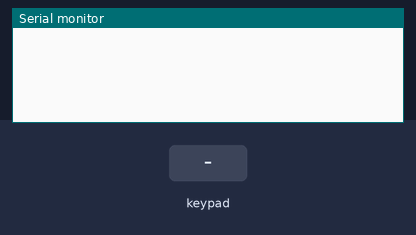
A sketch run on a simulated Arduino Mega 2560, built with avr-gcc and run on an emulated ATmega2560. Parts: the last lines printed to the serial monitor. Wiring (inferred from the names in the program): 4×3 keypad with keys 1 2 3 4 5 6 7 8 9 * 0 #: rows pin 24, pin 26, pin 28, pin 30; columns pin 39, pin 41, pin 43. Inputs (shaded band) come from the test bench.

Above: at 1.2 s.
1.3 s: key '1' pressed
At 2.2 s:
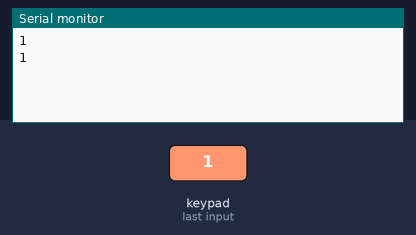
2.9 s: keypad keys 2 4 2 6 2 8 3 0 # pressed 0.4 s apart
At 7.6 s:
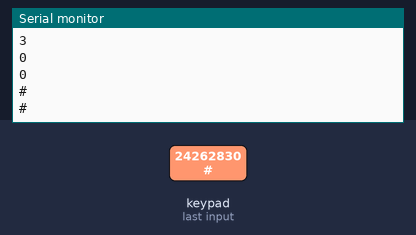
8.0 s: key '*' pressed
At 8.8 s:
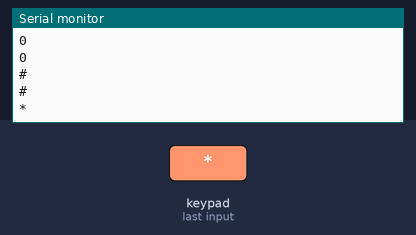
9.6 s: keypad keys 3 9 4 1 4 3 pressed 0.4 s apart
At 12.9 s:
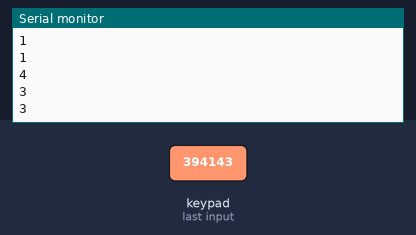
Timing chart, 0 to 14.4 s (numbered marks = the images above; inputs shaded):
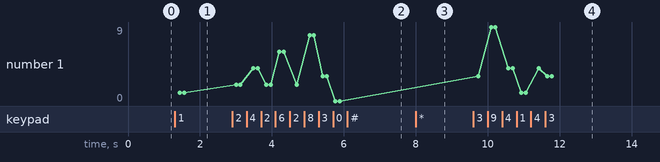

Measured:
- after the input at 1.3 s, the serial monitor: prints a new line after 0.14 s (image 1)
- after the input at 2.9 s, the serial monitor: prints a new line after 0.10 s (image 2)
- after the input at 8.0 s, the serial monitor: prints a new line after 0.17 s (image 3)
- after the input at 9.6 s, the serial monitor: prints a new line after 0.13 s (image 4)
- plotted number 1: 1 → 0 after the input at 2.9 s, 0 → 3 after the input at 9.6 s

The sketch:

teclado_matricial_4_3_pulldown_filas.ino
```cpp
const byte Filas = 4; //constante para filas
const byte Cols = 3; //constante para columnas

byte Pins_Filas[] = {24, 26, 28, 30}; //Nros de pins de filas
byte Pins_Cols[] = {39, 41, 43}; //Nros de pins de columnas

byte i=0, Nro_Fila=0, Nro_Col = 0, estado = 0, j=0;

char Teclas [ Filas ][ Cols ] =
    {
        {'1','2','3'},
        {'4','5','6'},
        {'7','8','9'},
        {'*','0','#'}
     };

void setup() {
  Serial.begin(9600) ;  //Defino la salida para ver el output
  setupTeclado();
}

void loop() {
  inicializoTeclado();
  lecturaTeclado();
  if (Nro_Fila != 255 && Nro_Col != 255){ //Verifico si tengo alguna tecla pulsada
   Serial.println(Teclas[Nro_Fila][Nro_Col]);
    }
}

void setupTeclado(){
  for (i=0; i < Filas;i++){ //Defino los pines de filas como entrada
    pinMode(Pins_Filas[i], INPUT);
  }
  for (i=0; i < Cols;i++){ //Defino los pines de columnas como salida
    pinMode(Pins_Cols[i], OUTPUT);
  }
}

void inicializoTeclado(){
  estado = 0;
  Nro_Fila = 255;
  Nro_Col = 255;//Coloco un valor limite para detectar cuando no hay teclas presionadas
  for (i=0; i < Cols;i++){ //Inicializo las columnas
  digitalWrite(Pins_Cols[i], LOW);
  }
}

void lecturaTeclado(){
  for (i=0; i < Cols;i++){
    digitalWrite(Pins_Cols[i], HIGH); //Seteo el indice verificador
    for (j=0; j < Filas;j++){ //Recorro las filas buscando
      estado = digitalRead(Pins_Filas[j]);
      if (estado == 1){ //Si esta en contacto guardo el nro de columna y fila
        Nro_Col=i;
        Nro_Fila=j;
        }
      delay(10);
      }
    digitalWrite(Pins_Cols[i],LOW); //Vuelvo a estado 0 la columna
  }
}
```
